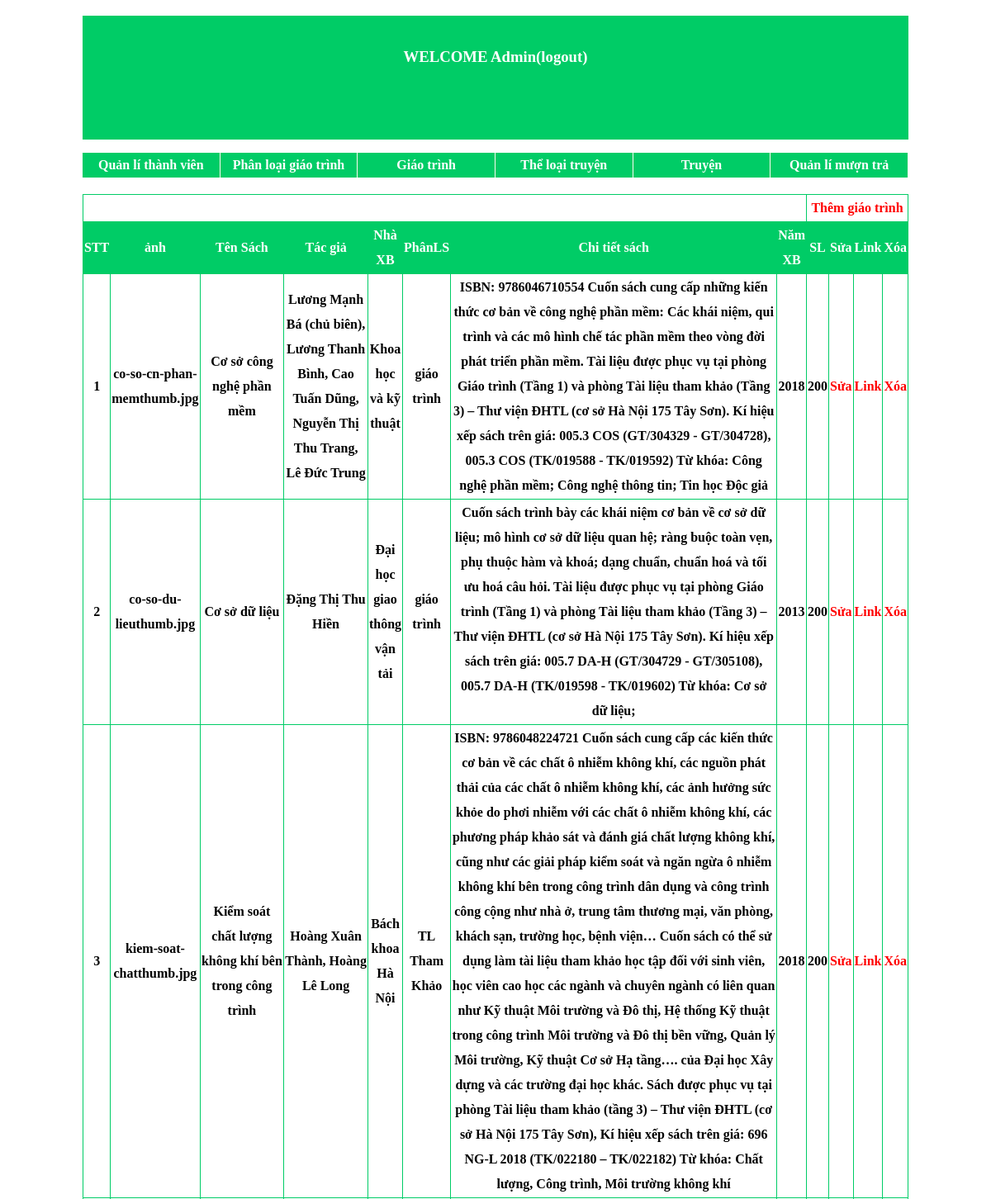
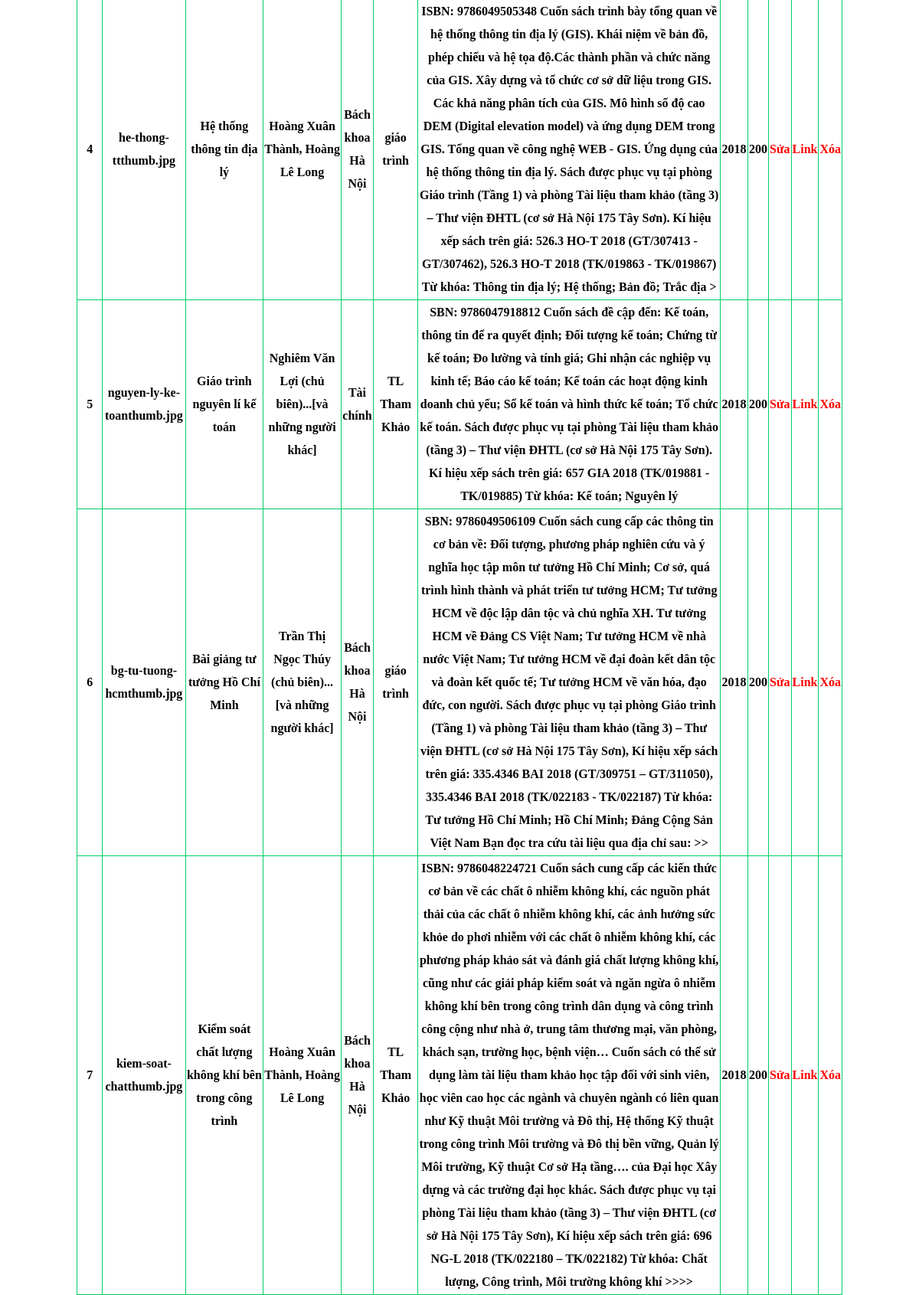
The app's page /admin/giaotrinh.php with its own data (2 pictures, top to bottom).
### tables this page shows
CREATE TABLE `sach` (
  `id` int(10) NOT NULL,
  `tensach` varchar(255) NOT NULL,
  `hinhanh` varchar(255) NOT NULL,
  `tacgia` varchar(300) NOT NULL,
  `nhaxb` varchar(100) NOT NULL,
  `pl_id` int(3) NOT NULL,
  `mota` longtext NOT NULL,
  `namxb` int(4) NOT NULL,
  `sl` int(5) NOT NULL
);

CREATE TABLE `ploaigt` (
  `pl_id` int(3) NOT NULL,
  `phanloai` varchar(255) NOT NULL
);

### admin/giaotrinh.php (the view, shortened to what this page needs)
<?php
include("template/header.php");
?>
    <div class="wrapper">
        <table>
            <tr>
                <th colspan="8"></th>
                <th colspan="4"><a href="themgt.php" style="color:red;">Thêm giáo trình</a></th>
            </tr>
            <tr  style=" background-color: #00cc66;color:#FFF;">
                <th >STT</th>
                <th >ảnh</th>
                <th style="width:100px;">Tên Sách</th>
                <th style="width:100px;">Tác giả</th>
                <th>Nhà XB </th>
                <th >PhânLS</th>
                <th style="width:400px;">Chi tiết sách</th>
                <th >Năm XB</th>
                <th>SL</th>
                <th>Sửa</th>
                <th >Link</th>
                <th>Xóa</th>
            </tr>
            <?php
            require("../connect/config.php");
            $sql="select sach.*,ploaigt.phanloai from sach,ploaigt where sach.pl_id=ploaigt.pl_id order by id desc";
            $result=mysqli_query($conn,$sql);
            $stt=1;
            while($data=mysqli_fetch_assoc($result)){
            echo"<tr>";
                echo"<th>$stt</th>";
                echo"<th>$data[hinhanh]</th>";
                echo"<th>$data[tensach]</th>";
                echo"<th>$data[tacgia]</th>";
                echo"<th>$data[nhaxb] </th>";
                echo"<th>$data[phanloai]</th>";
                echo"<th>$data[mota]</th>";
                echo"<th>$data[namxb]</th>";
                echo"<th>$data[sl]</th>";
                echo"<th><a href='Sua_gt.php?id=$data[id]' onclick='return thongbao1();'style='color:red;'>Sửa</a></th>";
                echo"<th><a href='../chitietsach.php?id=$data[id]'style='color:red;'>Link</a></th>";
                echo"<th><a href='chucnang/Xoa_gt.php ?id=$data[id]' onclick='return thongbao();'style='color:red;'>Xóa</a></th>";
           echo" </tr>";
        $stt++;}
            ?>
        </table>
    </div>
</body>
</html>

### admin/style.css (style rules this page uses)
body { width:1000px; height:auto; margin: 0px auto; }
a { text-decoration: none; }
.wrapper table { margin-top:20px; text-align:center; width:1000px; border-collapse: collapse; line-height:25px; }
.wrapper table th { border: 1px solid #00cc66; line-height:30px; }

### records on screen
sach: hinhanh "co-so-cn-phan-memthumb.jpg", tensach "Cơ sở công nghệ phần mềm", tacgia "Lương Mạnh Bá (chủ biên), Lương Thanh Bình, Cao Tuấn Dũng, Nguyễn Thị Thu Trang, Lê Đức Trung", nhaxb "Khoa học và kỹ thuật", pl.phanloai "giáo trình", mota "ISBN: 9786046710554 Cuốn sách cung cấp những kiến thức cơ bản về công nghệ phần mềm: Các khái niệm, qui trình và các mô hình chế tác phần mềm theo vòng đời phát triển phần mềm. Tài liệu được phục vụ tại phòng Giáo trình (Tầng 1) và phòng Tài liệu tham khảo (Tầng 3) – Thư viện ĐHTL (cơ sở Hà Nội 175 Tây Sơn). Kí hiệu xếp sách trên giá: 005.3 COS (GT/304329 - GT/304728), 005.3 COS (TK/019588 - TK/019592) Từ khóa: Công nghệ phần mềm; Công nghệ thông tin; Tin học Độc giả", namxb "2018", sl "200"
sach: hinhanh "co-so-du-lieuthumb.jpg", tensach "Cơ sở dữ liệu", tacgia "Đặng Thị Thu Hiền", nhaxb "Đại học giao thông vận tải", pl.phanloai "giáo trình", mota "Cuốn sách trình bày các khái niệm cơ bản về cơ sở dữ liệu; mô hình cơ sở dữ liệu quan hệ; ràng buộc toàn vẹn, phụ thuộc hàm và khoá; dạng chuẩn, chuẩn hoá và tối ưu hoá câu hỏi. Tài liệu được phục vụ tại phòng Giáo trình (Tầng 1) và phòng Tài liệu tham khảo (Tầng 3) – Thư viện ĐHTL (cơ sở Hà Nội 175 Tây Sơn). Kí hiệu xếp sách trên giá: 005.7 DA-H (GT/304729 - GT/305108), 005.7 DA-H (TK/019598 - TK/019602) Từ khóa: Cơ sở dữ liệu;", namxb "2013", sl "200"
sach: hinhanh "kiem-soat-chatthumb.jpg", tensach "Kiểm soát chất lượng không khí bên trong công trình", tacgia "Hoàng Xuân Thành, Hoàng Lê Long", nhaxb "Bách khoa Hà Nội", pl.phanloai "TL Tham Khảo", mota "ISBN: 9786048224721 Cuốn sách cung cấp các kiến thức cơ bản về các chất ô nhiễm không khí, các nguồn phát thải của các chất ô nhiễm không khí, các ảnh hưởng sức khỏe do phơi nhiễm với các chất ô nhiễm không khí, các phương pháp khảo sát và đánh giá chất lượng không khí, cũng như các giải pháp kiểm soát và ngăn ngừa ô nhiễm không khí bên trong công trình dân dụng và công trình công cộng như nhà ở, trung tâm thương mại, văn phòng, khách sạn, trường học, bệnh viện… Cuốn sách có thể sử dụng làm tài liệu tham khảo học tập đối với sinh viên, học viên cao học các ngành và chuyên ngành có liên quan như Kỹ thuật Môi trường và Đô thị, Hệ thống Kỹ thuật trong công trình Môi trường và Đô thị bền vững,…", namxb "2018", sl "200"
sach: hinhanh "he-thong-ttthumb.jpg", tensach "Hệ thống thông tin địa lý", tacgia "Hoàng Xuân Thành, Hoàng Lê Long", nhaxb "Bách khoa Hà Nội", pl.phanloai "giáo trình", mota "ISBN: 9786049505348 Cuốn sách trình bày tổng quan về hệ thống thông tin địa lý (GIS). Khái niệm về bản đồ, phép chiếu và hệ tọa độ.Các thành phần và chức năng của GIS. Xây dựng và tổ chức cơ sở dữ liệu trong GIS. Các khả năng phân tích của GIS. Mô hình số độ cao DEM (Digital elevation model) và ứng dụng DEM trong GIS. Tổng quan về công nghệ WEB - GIS. Ứng dụng của hệ thống thông tin địa lý. Sách được phục vụ tại phòng Giáo trình (Tầng 1) và phòng Tài liệu tham khảo (tầng 3) – Thư viện ĐHTL (cơ sở Hà Nội 175 Tây Sơn). Kí hiệu xếp sách trên giá: 526.3 HO-T 2018 (GT/307413 - GT/307462), 526.3 HO-T 2018 (TK/019863 - TK/019867) Từ khóa: Thông tin địa lý; Hệ thống; Bản đồ; Trắc địa >", namxb "2018", sl "200"
sach: hinhanh "nguyen-ly-ke-toanthumb.jpg", tensach "Giáo trình nguyên lí kế toán", tacgia "Nghiêm Văn Lợi (chủ biên)...[và những người khác]", nhaxb "Tài chính", pl.phanloai "TL Tham Khảo", mota "SBN: 9786047918812 Cuốn sách đề cập đến: Kế toán, thông tin để ra quyết định; Đối tượng kế toán; Chứng từ kế toán; Đo lường và tính giá; Ghi nhận các nghiệp vụ kinh tế; Báo cáo kế toán; Kế toán các hoạt động kinh doanh chủ yếu; Sổ kế toán và hình thức kế toán; Tổ chức kế toán. Sách được phục vụ tại phòng Tài liệu tham khảo (tầng 3) – Thư viện ĐHTL (cơ sở Hà Nội 175 Tây Sơn). Kí hiệu xếp sách trên giá: 657 GIA 2018 (TK/019881 - TK/019885) Từ khóa: Kế toán; Nguyên lý", namxb "2018", sl "200"
sach: hinhanh "bg-tu-tuong-hcmthumb.jpg", tensach "Bài giảng tư tưởng Hồ Chí Minh", tacgia "Trần Thị Ngọc Thúy (chủ biên)...[và những người khác]", nhaxb "Bách khoa Hà Nội", pl.phanloai "giáo trình", mota "SBN: 9786049506109 Cuốn sách cung cấp các thông tin cơ bản về: Đối tượng, phương pháp nghiên cứu và ý nghĩa học tập môn tư tưởng Hồ Chí Minh; Cơ sở, quá trình hình thành và phát triển tư tưởng HCM; Tư tưởng HCM về độc lập dân tộc và chủ nghĩa XH. Tư tưởng HCM về Đảng CS Việt Nam; Tư tưởng HCM về nhà nước Việt Nam; Tư tưởng HCM về đại đoàn kết dân tộc và đoàn kết quốc tế; Tư tưởng HCM về văn hóa, đạo đức, con người. Sách được phục vụ tại phòng Giáo trình (Tầng 1) và phòng Tài liệu tham khảo (tầng 3) – Thư viện ĐHTL (cơ sở Hà Nội 175 Tây Sơn), Kí hiệu xếp sách trên giá: 335.4346 BAI 2018 (GT/309751 – GT/311050), 335.4346 BAI 2018 (TK/022183 - TK/022187) Từ khóa: Tư tưởng Hồ Chí Minh; Hồ Chí…", namxb "2018", sl "200"
sach: hinhanh "kiem-soat-chatthumb.jpg", tensach "Kiểm soát chất lượng không khí bên trong công trình", tacgia "Hoàng Xuân Thành, Hoàng Lê Long", nhaxb "Bách khoa Hà Nội", pl.phanloai "TL Tham Khảo", mota "ISBN: 9786048224721 Cuốn sách cung cấp các kiến thức cơ bản về các chất ô nhiễm không khí, các nguồn phát thải của các chất ô nhiễm không khí, các ảnh hưởng sức khỏe do phơi nhiễm với các chất ô nhiễm không khí, các phương pháp khảo sát và đánh giá chất lượng không khí, cũng như các giải pháp kiểm soát và ngăn ngừa ô nhiễm không khí bên trong công trình dân dụng và công trình công cộng như nhà ở, trung tâm thương mại, văn phòng, khách sạn, trường học, bệnh viện… Cuốn sách có thể sử dụng làm tài liệu tham khảo học tập đối với sinh viên, học viên cao học các ngành và chuyên ngành có liên quan như Kỹ thuật Môi trường và Đô thị, Hệ thống Kỹ thuật trong công trình Môi trường và Đô thị bền vững,…", namxb "2018", sl "200"
